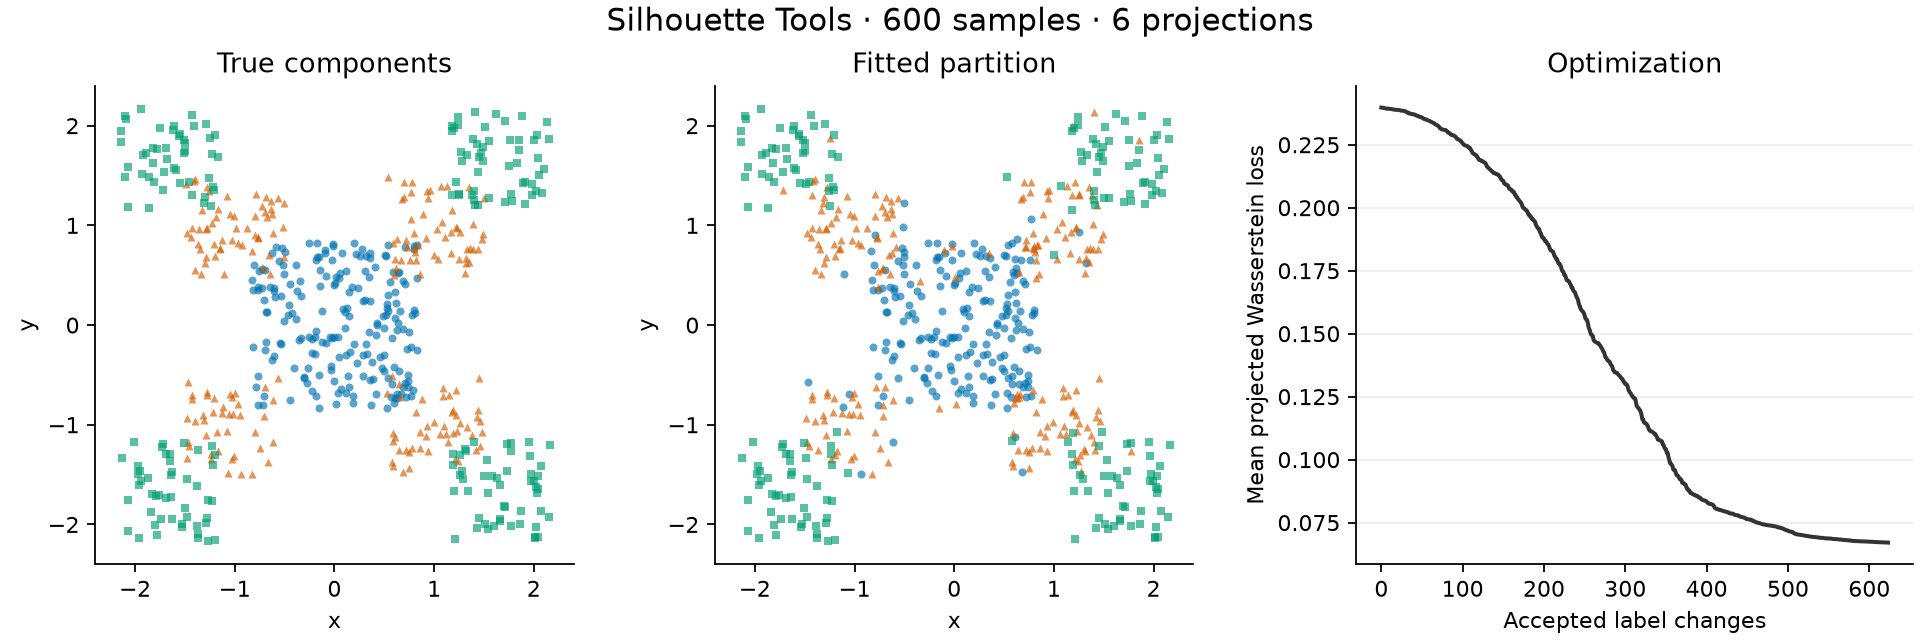

Source code (Python):
"""Fit three mixture-of-products components to a two-dimensional sample.

From the project root, after installing ``.[examples]``, run:
    python examples/three_components.py

The data-generating distributions are from the paper's synthetic experiment.
This smaller demonstration generates its own data and saves a comparison plot.
"""

import argparse
from pathlib import Path
from time import perf_counter

import matplotlib.pyplot as plt
import numpy as np
from scipy.optimize import linear_sum_assignment

from silhouette_tools.metrics.wasserstein import wasserstein_1d
from silhouette_tools.optimizers.hillclimb import GreedyClimbOptimizer
from silhouette_tools.silhouettes.objectives.pairwise_nb_fast import (
    CachedPairwiseSilhouetteNBMixObjective,
)
from silhouette_tools.silhouettes.projections.pairwise import silhouette_coefficients


N_COMPONENTS = 3
GRID_SPACING = 0.05


def make_data(samples_per_component, rng):
    """Draw a central square and two groups of four corner squares."""
    shape = (samples_per_component, 2)
    center = rng.uniform(-5 / 6, 5 / 6, size=shape)
    inner = rng.uniform(1 / 2, 3 / 2, size=shape)
    inner *= rng.choice([-1.0, 1.0], size=shape)
    outer = rng.uniform(7 / 6, 13 / 6, size=shape)
    outer *= rng.choice([-1.0, 1.0], size=shape)

    # Within each component, x and y are sampled independently.
    X = np.vstack([center, inner, outer])
    true_labels = np.repeat(np.arange(N_COMPONENTS), samples_per_component)
    order = rng.permutation(len(X))
    return X[order], true_labels[order]


def fit_partition(X, rng, projections, max_steps):
    """Minimize the mean projected Wasserstein distance without true labels."""
    if projections == 1:
        coefs = [(1.0, 1.0)]
    else:
        # Match the synthetic experiment's unnormalized projection directions.
        coefs = silhouette_coefficients(
            a=-2, b1=1, b2=1, k=projections // 2, normalize=False
        )

    # Rounding reduces the number of distinct support points and speeds up fitting.
    # The plot still uses the original, unrounded observations.
    X_fit = np.round(X / GRID_SPACING) * GRID_SPACING
    objective = CachedPairwiseSilhouetteNBMixObjective(
        X_fit,
        N_COMPONENTS,
        metric=wasserstein_1d,
        graph=[(0, 1)],  # The only coordinate pair in two dimensions.
        coefs=coefs,
        n_workers=1,
    )

    def loss(labels):
        return float(np.mean(objective.evaluate_labels(labels)))

    history = []

    def record_step(step, score, labels):
        history.append(score)

    try:
        # Start with a random, balanced partition, independent of true membership.
        initial_labels = rng.permutation(np.arange(len(X)) % N_COMPONENTS)
        optimizer = GreedyClimbOptimizer(
            initial_labels,
            loss,
            rng=rng,
            improvement_strategy="best",
            index_policy="queue",
            on_step=record_step,
        )
        history.append(optimizer.score)
        optimizer.run(max_iters=max_steps)
        return optimizer.labels.copy(), np.asarray(history)
    finally:
        objective.close()


def align_colors(true_labels, fitted_labels):
    """Permute fitted labels for matching plot colors; do not change the fit."""
    counts = np.zeros((N_COMPONENTS, N_COMPONENTS), dtype=int)
    np.add.at(counts, (true_labels, fitted_labels), 1)
    true_ids, fitted_ids = linear_sum_assignment(-counts)
    color_ids = np.empty(N_COMPONENTS, dtype=int)
    color_ids[fitted_ids] = true_ids
    return color_ids[fitted_labels]


def make_figure(X, true_labels, fitted_labels, history, projections):
    fig, axes = plt.subplots(1, 3, figsize=(12, 4), layout="constrained")
    colors = ["#0072B2", "#D55E00", "#009E73"]
    markers = ["o", "^", "s"]
    fitted_colors = align_colors(true_labels, fitted_labels)

    for ax, labels, title in zip(
        axes[:2], [true_labels, fitted_colors], ["True components", "Fitted partition"]
    ):
        for component, (color, marker) in enumerate(zip(colors, markers)):
            points = X[labels == component]
            ax.scatter(
                points[:, 0], points[:, 1], c=color, marker=marker,
                s=13, alpha=0.65, linewidths=0, label=f"Component {component + 1}",
            )
        ax.set(title=title, xlabel="x", ylabel="y", xlim=(-2.4, 2.4), ylim=(-2.4, 2.4))
        ax.set_aspect("equal", adjustable="box")
        ax.spines[["top", "right"]].set_visible(False)

    axes[2].plot(np.arange(len(history)), history, color="#333333", linewidth=1.8)
    axes[2].set(
        title="Optimization", xlabel="Accepted label changes",
        ylabel="Mean projected Wasserstein loss",
    )
    axes[2].spines[["top", "right"]].set_visible(False)
    axes[2].grid(axis="y", alpha=0.2)
    fig.suptitle(
        f"Silhouette Tools · {len(X)} samples · {projections} projections", fontsize=14
    )
    return fig


def positive_int(value):
    number = int(value)
    if number < 1:
        raise argparse.ArgumentTypeError("must be a positive integer")
    return number


def main():
    parser = argparse.ArgumentParser(description=__doc__)
    parser.add_argument("--seed", type=int, default=0, help="random seed (default: 0)")
    parser.add_argument(
        "--samples-per-component", type=positive_int, default=200,
        help="observations in each of the three components (default: 200)",
    )
    parser.add_argument(
        "--projections", type=int, choices=[1, 2, 4, 6], default=6,
        help="number of non-axis projections (default: 6)",
    )
    parser.add_argument(
        "--max-steps", type=positive_int, default=3000,
        help="maximum accepted label changes before stopping (default: 3000)",
    )
    parser.add_argument(
        "--output", type=Path,
        default=Path(__file__).resolve().parent / "output" / "three_components.png",
        help="path for the saved figure",
    )
    parser.add_argument("--show", action="store_true", help="also open the plot window")
    args = parser.parse_args()

    rng = np.random.default_rng(args.seed)
    X, true_labels = make_data(args.samples_per_component, rng)
    print(f"Fitting {len(X)} samples with {args.projections} projections…", flush=True)
    started = perf_counter()
    fitted_labels, history = fit_partition(X, rng, args.projections, args.max_steps)
    elapsed = perf_counter() - started
    print(f"Loss: {history[0]:.6f} → {history[-1]:.6f} (lower is better)")
    print(f"Accepted label changes: {len(history) - 1}; fitting time: {elapsed:.1f}s")
    if len(history) - 1 == args.max_steps:
        print("Step limit reached; increase --max-steps to continue a longer fit.")

    fig = make_figure(X, true_labels, fitted_labels, history, args.projections)
    args.output.parent.mkdir(parents=True, exist_ok=True)
    fig.savefig(args.output, dpi=160)
    print(f"Saved figure: {args.output.resolve()}")
    if args.show:
        plt.show()
    plt.close(fig)


if __name__ == "__main__":
    main()
